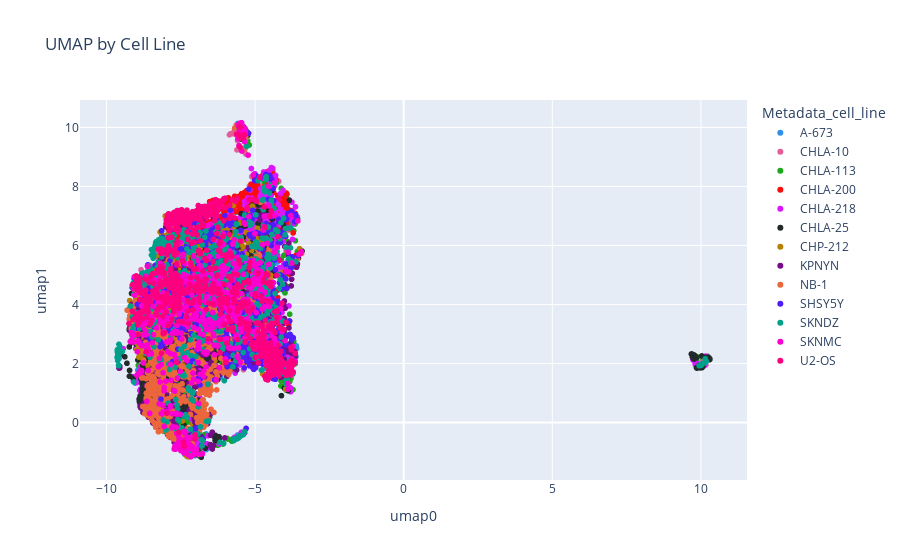

The cell this chart's notebook holds for it:
### Code cell
fig = px.scatter(
    umapdf,
    x="umap0",
    y="umap1",
    color="Metadata_cell_line",
    title="UMAP by Cell Line",
    color_discrete_sequence=px.colors.qualitative.Dark24,
)

fig.show()
fig.write_image(
    static_figure_path / "round1_cell_line_umap.png", width=2000, height=1200
)
fig.write_html(
    int_figure_path / "round1_cell_line_umap.html",
    full_html=True,
    include_plotlyjs="embed",
)

### Figure 1 — Plotly figure (JSON) as saved in the notebook; plotly's stock layout.template omitted (floating-point values rounded to 4 significant figures; data arrays with more than 128 entries replaced by an {"elided": "..."} marker saying what was removed)
{"data": [{"hovertemplate": "Metadata_cell_line=A-673<br>umap0=%{x}<br>umap1=%{y}<extra></extra>", "legendgroup": "A-673", "marker": {"color": "#2E91E5", "symbol": "circle"}, "mode": "markers", "name": "A-673", "showlegend": true, "type": "scattergl", "x": {"elided": "650 float values"}, "xaxis": "x", "y": {"elided": "650 float values"}, "yaxis": "y"}, {"hovertemplate": "Metadata_cell_line=CHLA-10<br>umap0=%{x}<br>umap1=%{y}<extra></extra>", "legendgroup": "CHLA-10", "marker": {"color": "#E15F99", "symbol": "circle"}, "mode": "markers", "name": "CHLA-10", "showlegend": true, "type": "scattergl", "x": {"elided": "750 float values"}, "xaxis": "x", "y": {"elided": "750 float values"}, "yaxis": "y"}, {"hovertemplate": "Metadata_cell_line=CHLA-113<br>umap0=%{x}<br>umap1=%{y}<extra></extra>", "legendgroup": "CHLA-113", "marker": {"color": "#1CA71C", "symbol": "circle"}, "mode": "markers", "name": "CHLA-113", "showlegend": true, "type": "scattergl", "x": {"elided": "750 float values"}, "xaxis": "x", "y": {"elided": "750 float values"}, "yaxis": "y"}, {"hovertemplate": "Metadata_cell_line=CHLA-200<br>umap0=%{x}<br>umap1=%{y}<extra></extra>", "legendgroup": "CHLA-200", "marker": {"color": "#FB0D0D", "symbol": "circle"}, "mode": "markers", "name": "CHLA-200", "showlegend": true, "type": "scattergl", "x": {"elided": "750 float values"}, "xaxis": "x", "y": {"elided": "750 float values"}, "yaxis": "y"}, {"hovertemplate": "Metadata_cell_line=CHLA-218<br>umap0=%{x}<br>umap1=%{y}<extra></extra>", "legendgroup": "CHLA-218", "marker": {"color": "#DA16FF", "symbol": "circle"}, "mode": "markers", "name": "CHLA-218", "showlegend": true, "type": "scattergl", "x": {"elided": "750 float values"}, "xaxis": "x", "y": {"elided": "750 float values"}, "yaxis": "y"}, {"hovertemplate": "Metadata_cell_line=CHLA-25<br>umap0=%{x}<br>umap1=%{y}<extra></extra>", "legendgroup": "CHLA-25", "marker": {"color": "#222A2A", "symbol": "circle"}, "mode": "markers", "name": "CHLA-25", "showlegend": true, "type": "scattergl", "x": {"elided": "750 float values"}, "xaxis": "x", "y": {"elided": "750 float values"}, "yaxis": "y"}, {"hovertemplate": "Metadata_cell_line=CHP-212<br>umap0=%{x}<br>umap1=%{y}<extra></extra>", "legendgroup": "CHP-212", "marker": {"color": "#B68100", "symbol": "circle"}, "mode": "markers", "name": "CHP-212", "showlegend": true, "type": "scattergl", "x": {"elided": "750 float values"}, "xaxis": "x", "y": {"elided": "750 float values"}, "yaxis": "y"}, {"hovertemplate": "Metadata_cell_line=KPNYN<br>umap0=%{x}<br>umap1=%{y}<extra></extra>", "legendgroup": "KPNYN", "marker": {"color": "#750D86", "symbol": "circle"}, "mode": "markers", "name": "KPNYN", "showlegend": true, "type": "scattergl", "x": {"elided": "700 float values"}, "xaxis": "x", "y": {"elided": "700 float values"}, "yaxis": "y"}, {"hovertemplate": "Metadata_cell_line=NB-1<br>umap0=%{x}<br>umap1=%{y}<extra></extra>", "legendgroup": "NB-1", "marker": {"color": "#EB663B", "symbol": "circle"}, "mode": "markers", "name": "NB-1", "showlegend": true, "type": "scattergl", "x": {"elided": "700 float values"}, "xaxis": "x", "y": {"elided": "700 float values"}, "yaxis": "y"}, {"hovertemplate": "Metadata_cell_line=SHSY5Y<br>umap0=%{x}<br>umap1=%{y}<extra></extra>", "legendgroup": "SHSY5Y", "marker": {"color": "#511CFB", "symbol": "circle"}, "mode": "markers", "name": "SHSY5Y", "showlegend": true, "type": "scattergl", "x": {"elided": "750 float values"}, "xaxis": "x", "y": {"elided": "750 float values"}, "yaxis": "y"}, {"hovertemplate": "Metadata_cell_line=SKNDZ<br>umap0=%{x}<br>umap1=%{y}<extra></extra>", "legendgroup": "SKNDZ", "marker": {"color": "#00A08B", "symbol": "circle"}, "mode": "markers", "name": "SKNDZ", "showlegend": true, "type": "scattergl", "x": {"elided": "750 float values"}, "xaxis": "x", "y": {"elided": "750 float values"}, "yaxis": "y"}, {"hovertemplate": "Metadata_cell_line=SKNMC<br>umap0=%{x}<br>umap1=%{y}<extra></extra>", "legendgroup": "SKNMC", "marker": {"color": "#FB00D1", "symbol": "circle"}, "mode": "markers", "name": "SKNMC", "showlegend": true, "type": "scattergl", "x": {"elided": "650 float values"}, "xaxis": "x", "y": {"elided": "650 float values"}, "yaxis": "y"}, {"hovertemplate": "Metadata_cell_line=U2-OS<br>umap0=%{x}<br>umap1=%{y}<extra></extra>", "legendgroup": "U2-OS", "marker": {"color": "#FC0080", "symbol": "circle"}, "mode": "markers", "name": "U2-OS", "showlegend": true, "type": "scattergl", "x": {"elided": "750 float values"}, "xaxis": "x", "y": {"elided": "750 float values"}, "yaxis": "y"}], "layout": {"legend": {"title": {"text": "Metadata_cell_line"}, "tracegroupgap": 0}, "title": {"text": "UMAP by Cell Line"}, "xaxis": {"anchor": "y", "domain": [0.0, 1.0], "title": {"text": "umap0"}}, "yaxis": {"anchor": "x", "domain": [0.0, 1.0], "title": {"text": "umap1"}}}}
